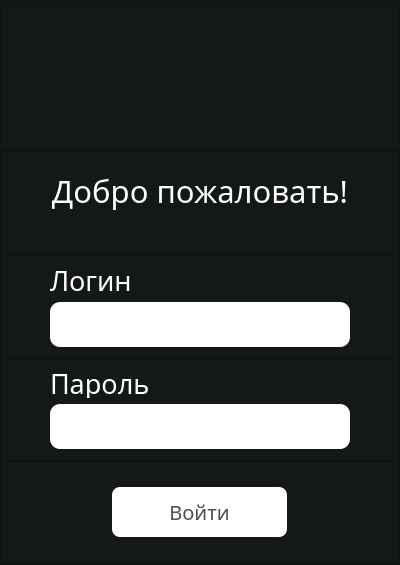
<?xml version="1.0" encoding="UTF-8"?>
<ui version="4.0">
 <class>LoginWindow</class>
 <widget class="QMainWindow" name="LoginWindow">
  <property name="geometry">
   <rect>
    <x>0</x>
    <y>0</y>
    <width>400</width>
    <height>565</height>
   </rect>
  </property>
  <property name="minimumSize">
   <size>
    <width>400</width>
    <height>565</height>
   </size>
  </property>
  <property name="maximumSize">
   <size>
    <width>400</width>
    <height>565</height>
   </size>
  </property>
  <property name="windowTitle">
   <string>Логин</string>
  </property>
  <property name="windowIcon">
   <iconset resource="../icon_and_logo_qrc/Logo.qrc">
    <normaloff>:/newPrefix/img/LOGO_icon_4.png</normaloff>:/newPrefix/img/LOGO_icon_4.png</iconset>
  </property>
  <property name="styleSheet">
   <string notr="true">background-color: #151819;</string>
  </property>
  <widget class="QWidget" name="centralwidget">
   <layout class="QVBoxLayout" name="verticalLayout">
    <property name="spacing">
     <number>0</number>
    </property>
    <property name="leftMargin">
     <number>0</number>
    </property>
    <property name="topMargin">
     <number>0</number>
    </property>
    <property name="rightMargin">
     <number>0</number>
    </property>
    <property name="bottomMargin">
     <number>0</number>
    </property>
    <item>
     <widget class="QFrame" name="frame">
      <property name="maximumSize">
       <size>
        <width>16777215</width>
        <height>150</height>
       </size>
      </property>
      <property name="frameShape">
       <enum>QFrame::StyledPanel</enum>
      </property>
      <property name="frameShadow">
       <enum>QFrame::Raised</enum>
      </property>
      <layout class="QHBoxLayout" name="horizontalLayout">
       <item>
        <widget class="QLabel" name="logo_club">
         <property name="minimumSize">
          <size>
           <width>200</width>
           <height>125</height>
          </size>
         </property>
         <property name="maximumSize">
          <size>
           <width>200</width>
           <height>125</height>
          </size>
         </property>
         <property name="layoutDirection">
          <enum>Qt::LeftToRight</enum>
         </property>
         <property name="styleSheet">
          <string notr="true">background-image: url(:/newPrefix/LOGO/LOGO_2.3.2.png);</string>
         </property>
         <property name="text">
          <string/>
         </property>
         <property name="pixmap">
          <pixmap resource="../icon_and_logo_qrc/Logo.qrc">:/newPrefix/img/LOGO_2.3.4.png</pixmap>
         </property>
         <property name="scaledContents">
          <bool>true</bool>
         </property>
         <property name="alignment">
          <set>Qt::AlignCenter</set>
         </property>
        </widget>
       </item>
      </layout>
     </widget>
    </item>
    <item>
     <widget class="QFrame" name="frame_2">
      <property name="frameShape">
       <enum>QFrame::StyledPanel</enum>
      </property>
      <property name="frameShadow">
       <enum>QFrame::Raised</enum>
      </property>
      <layout class="QVBoxLayout" name="verticalLayout_2">
       <property name="spacing">
        <number>0</number>
       </property>
       <property name="leftMargin">
        <number>0</number>
       </property>
       <property name="topMargin">
        <number>0</number>
       </property>
       <property name="rightMargin">
        <number>0</number>
       </property>
       <property name="bottomMargin">
        <number>0</number>
       </property>
       <item>
        <widget class="QFrame" name="frame_3">
         <property name="frameShape">
          <enum>QFrame::StyledPanel</enum>
         </property>
         <property name="frameShadow">
          <enum>QFrame::Raised</enum>
         </property>
         <layout class="QVBoxLayout" name="verticalLayout_3">
          <item>
           <widget class="QLabel" name="walcome">
            <property name="font">
             <font>
              <family>Montserrat Medium</family>
              <pointsize>23</pointsize>
             </font>
            </property>
            <property name="styleSheet">
             <string notr="true">color: #fff;</string>
            </property>
            <property name="text">
             <string>Добро пожаловать!</string>
            </property>
            <property name="alignment">
             <set>Qt::AlignCenter</set>
            </property>
           </widget>
          </item>
          <item>
           <widget class="QLabel" name="label">
            <property name="maximumSize">
             <size>
              <width>16777215</width>
              <height>17</height>
             </size>
            </property>
            <property name="font">
             <font>
              <family>Montserrat Medium</family>
              <pointsize>10</pointsize>
             </font>
            </property>
            <property name="styleSheet">
             <string notr="true">color: red;</string>
            </property>
            <property name="text">
             <string/>
            </property>
            <property name="alignment">
             <set>Qt::AlignCenter</set>
            </property>
           </widget>
          </item>
         </layout>
        </widget>
       </item>
       <item>
        <widget class="QFrame" name="frame_4">
         <property name="frameShape">
          <enum>QFrame::StyledPanel</enum>
         </property>
         <property name="frameShadow">
          <enum>QFrame::Raised</enum>
         </property>
         <layout class="QGridLayout" name="gridLayout">
          <item row="2" column="0">
           <widget class="QLineEdit" name="login">
            <property name="maximumSize">
             <size>
              <width>300</width>
              <height>45</height>
             </size>
            </property>
            <property name="font">
             <font>
              <family>Montserrat Medium</family>
              <pointsize>15</pointsize>
             </font>
            </property>
            <property name="styleSheet">
             <string notr="true">color: rgb(0, 0, 0);
background-color: rgb(255, 255, 255);
border-radius: 10px;</string>
            </property>
            <property name="text">
             <string/>
            </property>
           </widget>
          </item>
          <item row="1" column="0">
           <widget class="QLabel" name="text_login">
            <property name="maximumSize">
             <size>
              <width>16777215</width>
              <height>30</height>
             </size>
            </property>
            <property name="font">
             <font>
              <family>Montserrat Medium</family>
              <pointsize>20</pointsize>
             </font>
            </property>
            <property name="styleSheet">
             <string notr="true">color: #fff;</string>
            </property>
            <property name="text">
             <string>Логин</string>
            </property>
           </widget>
          </item>
         </layout>
        </widget>
       </item>
       <item>
        <widget class="QFrame" name="frame_6">
         <property name="frameShape">
          <enum>QFrame::StyledPanel</enum>
         </property>
         <property name="frameShadow">
          <enum>QFrame::Raised</enum>
         </property>
         <layout class="QGridLayout" name="gridLayout_2">
          <item row="1" column="0">
           <widget class="QLineEdit" name="password">
            <property name="maximumSize">
             <size>
              <width>300</width>
              <height>45</height>
             </size>
            </property>
            <property name="font">
             <font>
              <family>Montserrat Medium</family>
              <pointsize>15</pointsize>
             </font>
            </property>
            <property name="styleSheet">
             <string notr="true">color: rgb(0, 0, 0);
background-color: rgb(255, 255, 255);
border-radius: 10px;</string>
            </property>
            <property name="text">
             <string/>
            </property>
            <property name="echoMode">
             <enum>QLineEdit::Password</enum>
            </property>
           </widget>
          </item>
          <item row="0" column="0">
           <widget class="QLabel" name="text_password">
            <property name="maximumSize">
             <size>
              <width>16777215</width>
              <height>30</height>
             </size>
            </property>
            <property name="font">
             <font>
              <family>Montserrat Medium</family>
              <pointsize>20</pointsize>
             </font>
            </property>
            <property name="styleSheet">
             <string notr="true">color: #fff;</string>
            </property>
            <property name="text">
             <string>Пароль</string>
            </property>
           </widget>
          </item>
         </layout>
        </widget>
       </item>
       <item>
        <widget class="QFrame" name="frame_5">
         <property name="frameShape">
          <enum>QFrame::StyledPanel</enum>
         </property>
         <property name="frameShadow">
          <enum>QFrame::Raised</enum>
         </property>
         <layout class="QGridLayout" name="gridLayout_3">
          <item row="0" column="0">
           <widget class="QPushButton" name="enter">
            <property name="maximumSize">
             <size>
              <width>175</width>
              <height>50</height>
             </size>
            </property>
            <property name="font">
             <font>
              <family>Montserrat Medium</family>
              <pointsize>15</pointsize>
             </font>
            </property>
            <property name="styleSheet">
             <string notr="true">QPushButton{
background-color: rgb(255, 255, 255);
color: #4E4E4E;
border-radius: 8px;
}

QPushButton:hover{
background-color:  rgb(204, 5, 0);
color: #fff;
}</string>
            </property>
            <property name="text">
             <string>Войти</string>
            </property>
           </widget>
          </item>
         </layout>
        </widget>
       </item>
      </layout>
     </widget>
    </item>
   </layout>
  </widget>
 </widget>
 <resources>
  <include location="../icon_and_logo_qrc/Logo.qrc"/>
 </resources>
 <connections/>
</ui>
